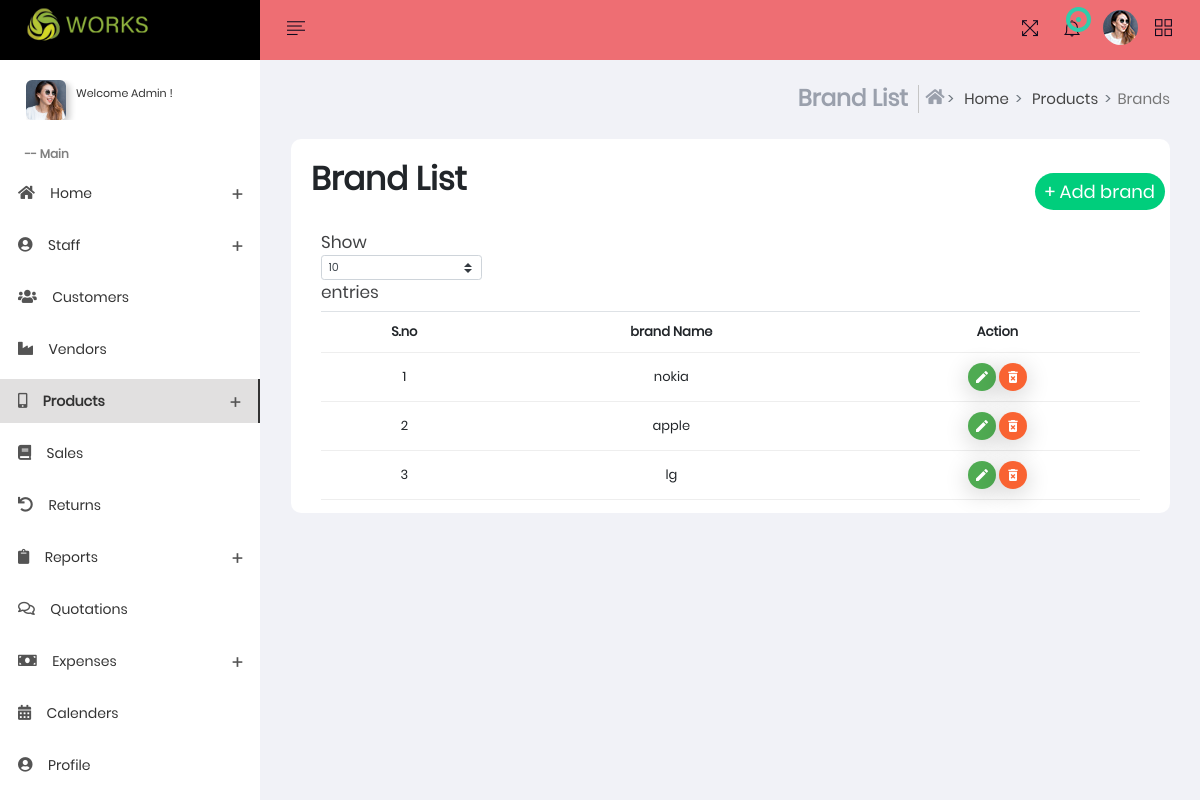
The app's page /admin_brands with its own data.
### sub_part/models.py (models this page shows, shortened)
class admin_addbrand_table(models.Model):
    brand_name=models.CharField(max_length=100)

### sub_part/views.py (the view)
# urls.py: path('admin_brands',views.admin_brands,name='admin_brands'),
def admin_brands(request):
    view_data=admin_addbrand_table.objects.all()
    return render(request,'admin_brands.html',{'view_data':view_data})

### templates/admin_brands.html (shortened to what this page needs)
{% load static %}
<!DOCTYPE html>
<html lang="en">
<head>
    <link href="{% static 'dashboard/css/app.min.css' %}" rel="stylesheet">
    <link href="{% static 'dashboard/css/style.css' %}" rel="stylesheet" />
    <link href="{% static 'dashboard/css/styles/all-themes.css' %}" rel="stylesheet" />
</head>
<body class="light">
    <nav class="navbar">
        <div class="container-fluid">
            <div class="navbar-header">
                <a class="navbar-brand" href="/admin_dashboard">
                    <img src="{% static 'dashboard/images/logo.png' %}" alt="" style="margin-top: -28px;">
                </a>
            </div>
            <div class="collapse navbar-collapse" id="navbar-collapse">
                <ul class="nav navbar-nav navbar-left">
                    <li>
                        <a href="#" onClick="return false;" class="sidemenu-collapse">
                            <i class="nav-hdr-btn ti-align-left"></i>
                        </a>
                    </li>
                </ul>
                <ul class="nav navbar-nav navbar-right">
                    <li class="fullscreen">
                        <a href="javascript:;" class="fullscreen-btn">
                            <i class="nav-hdr-btn ti-fullscreen"></i>
                        </a>
                    </li>
                    <li class="dropdown">
                        <a href="#" onClick="return false;" class="dropdown-toggle" data-toggle="dropdown" role="button">
                            <i class="nav-hdr-btn ti-bell"></i>
                            <span class="notify"></span>
                            <span class="heartbeat"></span>
                        </a>
                    </li>
                    <li class="dropdown user_profile">
                         <div class="dropdown-toggle" data-toggle="dropdown">
                            <img src="{% static 'dashboard/images/user.jpg' %}" alt="user">
                        </div>
                    </li>
                    <li class="pull-right">
                        <a href="#" onClick="return false;" class="js-right-sidebar" data-close="true">
                            <i class="nav-hdr-btn ti-layout-grid2"></i>
                        </a>
                    </li>
                </ul>
            </div>
        </div>
    </nav>
    <div>
        <aside id="leftsidebar" class="sidebar">
            <div class="menu">
                <ul class="list">
                	<li>
	                <div class="sidebar-profile clearfix">
	                  <div class="profile-img">
	                     <img src="{% static 'dashboard/images/usrbig.jpg' %}" alt="profile">
	                  </div>
	                  <div class="profile-info">
                                <p>Welcome Admin !</p>
                            </div>
	               </div>
	                </li>
                    <li class="header">-- Main</li>
                    <li>
                        <a href="#" onClick="return false;" class="menu-toggle">
                            <i class="fas fa-home"></i>
                            <span>Home</span>
                        </a>
                    </li>
                    <li>
                        <a href="#" onClick="return false;" class="menu-toggle">
                            <i class="fas fa-user-circle"></i>
                            <span>Staff</span>
                        </a>
                    </li>
                    <li>
                        <a href="/admin_customers">
                            <i class="fas fa-users"></i>
                            <span>Customers</span>
                        </a>
                    </li>
                    <li>
                        <a href="/admin_vendors">
                            <i class="fas fa-industry"></i>
                            <span>Vendors</span>
                        </a>
                    </li>
                    <li class="active">
                        <a href="#" onClick="return false;" class="menu-toggle">
                            <i class="fas fa-mobile-alt"></i>
                            <span>Products</span>
                        </a>
                    </li>
                    <li>
                        <a href="/admin_sales">
                            <i class="fas fa-book"></i>
                            <span>Sales</span>
                        </a>
                    </li>
                    <li>
                        <a href="/admin_returns">
                            <i class="fas fa-undo"></i>
                            <span>Returns</span>
                        </a>
                    </li>
                    <li>
                        <a href="#" onClick="return false;" class="menu-toggle">
                            <i class="fas fa-clipboard"></i>
                            <span>Reports</span>
                        </a>
                    </li>
                    <li>
                        <a href="/admin_quotations">
                            <i class="far fa-comments"></i>
                            <span>Quotations</span>
                        </a>
                    </li>
                    <li>
                        <a href="#" onClick="return false;" class="menu-toggle">
                            <i class="fas fa-money-bill"></i>
                            <span>Expenses</span>
                        </a>
                    </li>
                    <li>
                        <a href="/admin_calenders">
                            <i class="fas fa-calenders-alt"></i>
                            <span>Calenders</span>
                        </a>
                    </li>
                   <li>
                        <a href="/admin_profile">
                            <i class="fas fa-user-circle"></i>
                            <span>Profile</span>
                        </a>
                    </li>
                     <li class="header">-- Apps</li>
                </ul>
            </div>
        </aside>
    </div>
    <section class="content">
        <div class="container-fluid">
            <div class="block-header">
                <div class="row">
                    <div class="col-xs-12 col-sm-12 col-md-12 col-lg-12">
                        <ul class="breadcrumb breadcrumb-style ">
                            <li class="breadcrumb-item">
                                <h4 class="page-title">Brand List</h4>
                            </li>
                            <li class="breadcrumb-item bcrumb-1">
                                <a href="/admin_dashboard">
                                    <i class="fas fa-home"></i> Home</a>
                            </li>
                            <li class="breadcrumb-item bcrumb-2">
                                <a href="#" onClick="return false;">Products</a>
                            </li>
                            <li class="breadcrumb-item active">Brands</li>
                        </ul>
                    </div>
                </div>
            </div>
            <div class="row">
                <div class="col-lg-12 col-md-12 col-sm-12">
                    <div class="card">
                        <h1 style="margin: 20px 0px 0px 20px;margin-bottom: -50px;">Brand List</h1>
                        <div class="a-btd">
                            <button onclick="window.location.href='/admin_addbrand'"  class="pag-title">+ Add brand          </button>
                        </div>
                            <div class="table-responsive" style="padding: 0px 30px;">
                                <div class="row"><div class="col-sm-12 col-md-6"><div class="dataTables_length" id="DataTables_Table_0_length"><label>Show <select name="DataTables_Table_0_length" aria-controls="DataTables_Table_0" class="custom-select custom-select-sm form-control form-control-sm"><option value="10">10</option><option value="25">25</option><option value="50">50</option><option value="100">100</option></select> entries</label></div></div><div class="col-sm-12 col-md-6"></div></div>
                                <table id="tableExport" class="display table table-hover table-checkable order-column width-per-100">
                                    <thead>
                                        <tr>
                                            <th class="center">S.no</th>
                                            <th class="center">brand Name</th>
                                            <th class="center">Action</th>
                                        </tr>
                                    </thead>
                                    <tbody>
                                        {% for i in view_data %}
                                        <tr>
                                            <td class="center">{{i.id}}</td>
                                            <td class="center">{{i.brand_name}}</td>
                                            <td class="center">
                                                <a href="/admin_editbrand/{{i.id}}" class="btn btn-tbl-edit">                                                <i class="material-icons">edit</i>
                                                </a>
                                                <a href="/admin_brands_delete/{{i.id}}" class="btn btn-tbl-delete">
                                                    <i class="material-icons">delete_forever</i>
                                                </a>
                                            </td>
                                        </tr>
                                        {% endfor %}
                                </table>
                            </div>
                        </div>
                    </div>
                </div>
            </div>
    </section>
</body>
</html>

### records on screen
admin_addbrand_table: id "1", brand_name "nokia"
admin_addbrand_table: id "2", brand_name "apple"
admin_addbrand_table: id "3", brand_name "lg"
